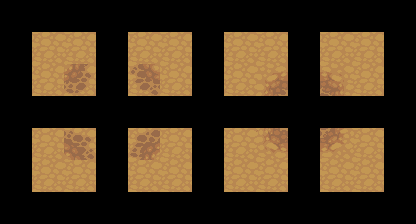

A level layout from a 2D game, rendered from its tile map. Below: a short description, then the map file with tile-grid data replaced by summaries:
An orthogonal 13x7 tile map with 32x32 px tiles, 3 tile layers (regions, input_set, output_dirt).

<map version="1.0" orientation="orthogonal" width="13" height="7" tilewidth="32" tileheight="32">
 <properties>
  <property name="AutomappingRadius" value="1" />
 </properties>
 <tileset firstgid="1" name="dirt" tilewidth="32" tileheight="32">
  <image source="../../img/dirt.png" width="96" height="192" />
 </tileset>
 <layer name="regions" width="13" height="7">
  <data>[91 cells, 32 non-empty, 1 distinct tile ids]</data>
 </layer>
 <layer name="input_set" width="13" height="7">
  <data>[91 cells, 16 non-empty, 1 distinct tile ids]</data>
 </layer>
 <layer name="output_dirt" width="13" height="7">
  <data>[91 cells, 8 non-empty, 8 distinct tile ids]</data>
 </layer>
</map>
